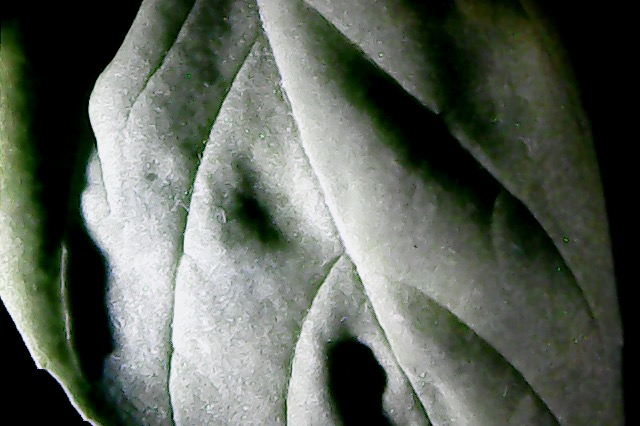
#> input picture app/data/exp-07-13-17-basil/0.jpg, 640 x 426 px
$ python basil.py   (Python 2 division)
#> lines starting #> are read from the running program, lines starting #| are printed output that depends on the picture
from __future__ import division
import cv2
import numpy as np
import matplotlib.pyplot as plt

np.seterr(divide='ignore', invalid='ignore')

H = np.array(cv2.imread('./0.jpg', 0), dtype=np.float32)
#> H: shape (426, 640) float32; min 0, max 249, mean 94.7
V = np.array(cv2.imread('./90.jpg', 0), dtype=np.float32)
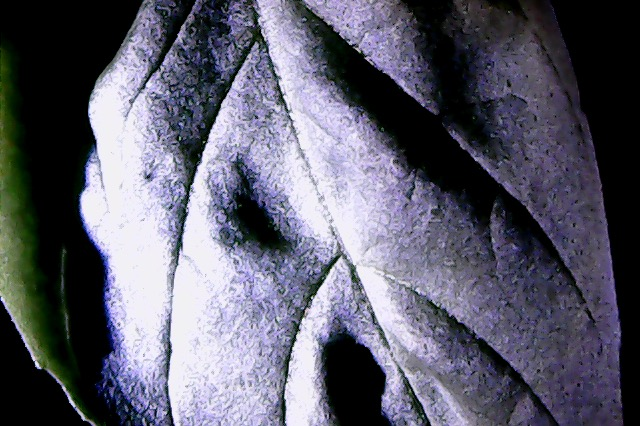
#> input picture app/data/exp-07-13-17-basil/90.jpg, 640 x 426 px
#> V: shape (426, 640) float32; min 0, max 252, mean 95.1
P = np.array(cv2.imread('./45.jpg', 0), dtype=np.float32)
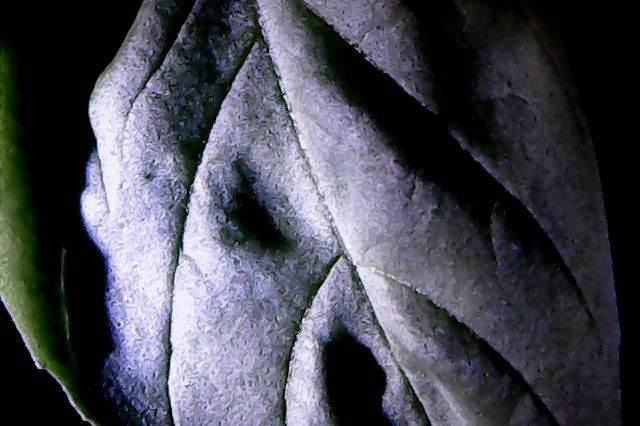
#> input picture app/data/exp-07-13-17-basil/45.jpg, 640 x 426 px
#> P: shape (426, 640) float32; min 0, max 250, mean 73
M = np.array(cv2.imread('./135.jpg', 0), dtype=np.float32)
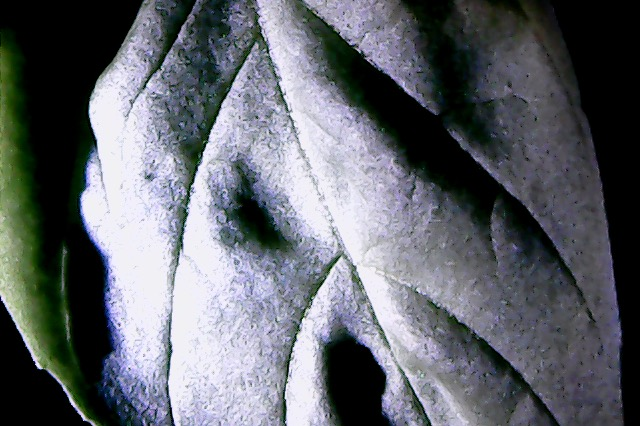
#> input picture app/data/exp-07-13-17-basil/135.jpg, 640 x 426 px
#> M: shape (426, 640) float32; min 0, max 252, mean 101.5

S0 = np.array(cv2.imread('./clear.jpg', 0), dtype=np.float32)
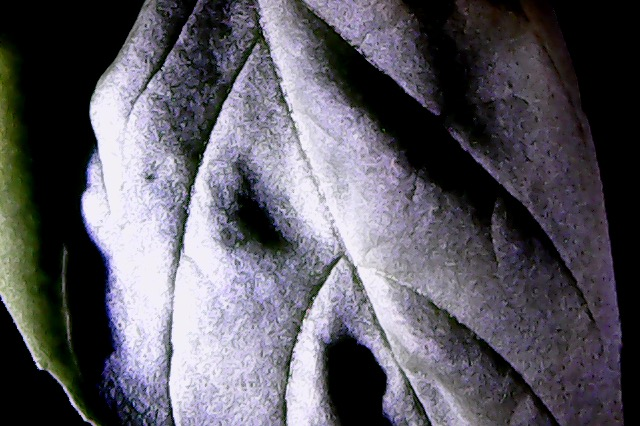
#> input picture app/data/exp-07-13-17-basil/clear.jpg, 640 x 426 px
#> S0: shape (426, 640) float32; min 0, max 250, mean 90.5

S1 = (H - V) / (H+V)
S2 = (P - M) / (P+M)

S1[np.isnan(S1)] = 0
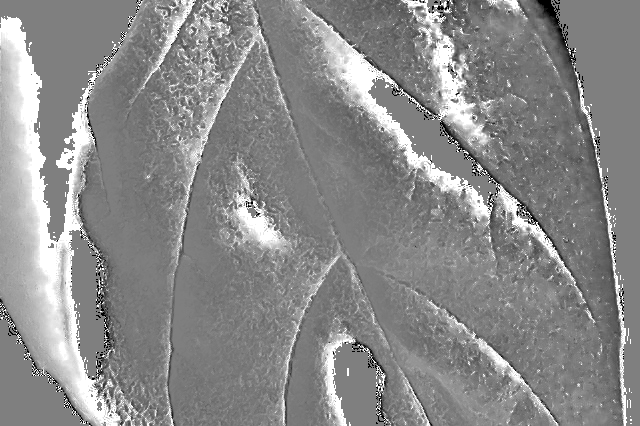
#> S1: shape (426, 640) float32; min -1, max 1, mean 0.0828; drawn with min black and max white
S2[np.isnan(S2)] = 0
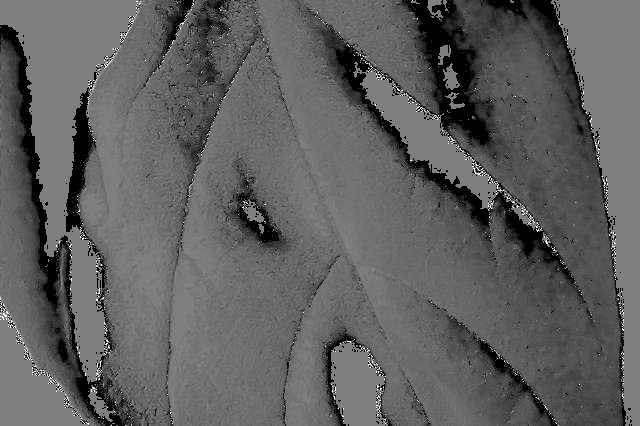
#> S2: shape (426, 640) float32; min -1, max 1, mean -0.249; drawn with min black and max white

plt.scatter(S1, S2, color='b', marker='o', label='Basil')

Hp = np.array(cv2.imread('../exp-07-pepper/0.jpg', 0), dtype=np.float32)
Vp = np.array(cv2.imread('../exp-07-pepper/90.jpg', 0), dtype=np.float32)
Pp = np.array(cv2.imread('../exp-07-pepper/45.jpg', 0), dtype=np.float32)
Mp = np.array(cv2.imread('../exp-07-pepper/135.jpg', 0), dtype=np.float32)

S0p = np.array(cv2.imread('./clear.jpg', 0), dtype=np.float32)

S1p = (Hp - Vp) / (Hp + Vp)
S2p = (Pp - Mp) / (Pp + Mp)

S1p[np.isnan(S1p)] = 0
S2p[np.isnan(S2p)] = 0

print "======Basil======"
print "S1: ", S1
#> (printed output is left out)
print "S2: ", S2
#> (printed output is left out)
print "=================="
plt.scatter(S1p, S2p, color='g', marker='x', label='Pepper')

plt.legend(loc='upper right')
plt.show()


plt.hist(S1.ravel())
plt.hist(S1p.ravel())

plt.show()
#> figure, not shown here; tallest bar 108473 high, from x = -0.2 to 0; tallest bar 108473 high, from x = -0.2 to 0

plt.hist(S2)
plt.hist(S2p)

plt.show()
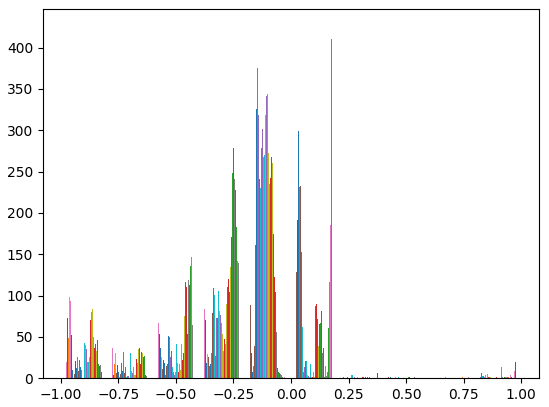
#> figure drawn by matplotlib, 1 panel; tallest bar 142 high, from x = 0.02 to 0.0203; tallest bar 152 high, from x = -0.18 to -0.18; tallest bar 148 high, from x = -0.18 to -0.179
